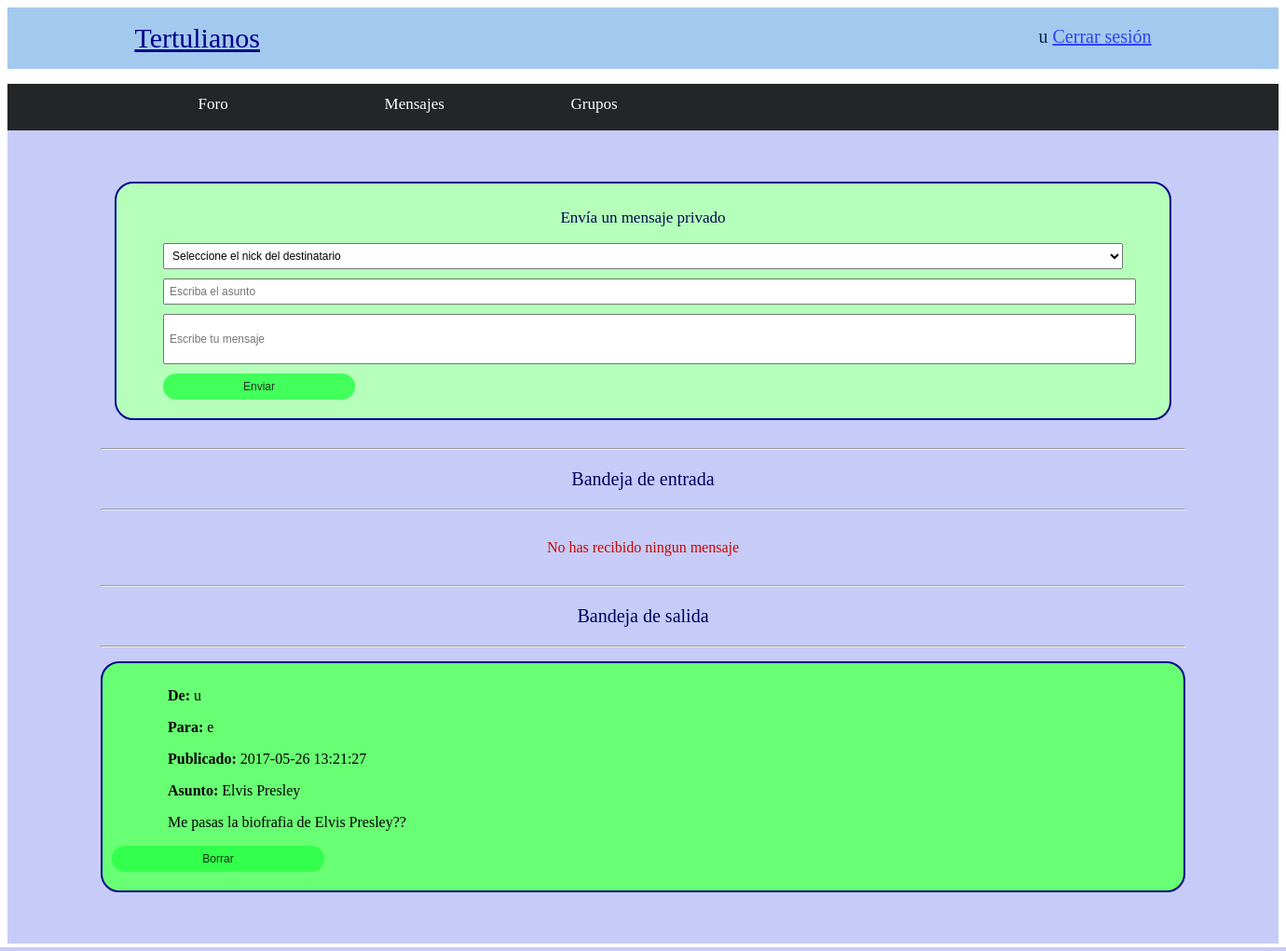
/bandeja.php (signed in), run on the app's committed database.
### tables this page shows
CREATE TABLE `bandeja` (
  `codigo` int(10) NOT NULL,
  `emisor` int(10) NOT NULL,
  `receptor` int(10) NOT NULL,
  `asunto` varchar(100) NOT NULL,
  `mensaje` text NOT NULL,
  `fecha` datetime NOT NULL
);

CREATE TABLE `usuario` (
  `id` int(10) NOT NULL,
  `nick` varchar(25) NOT NULL,
  `password` varchar(110) NOT NULL,
  `nombre` varchar(50) NOT NULL,
  `apellidos` varchar(100) NOT NULL,
  `email` varchar(50) NOT NULL,
  `edad` int(11) NOT NULL
);

### usuario.php (called while the page is built, shortened)
<?php
class Usuario
{
    public static function extraerId($nick) {
        include('conexion.php');
        $consulta = "SELECT id FROM usuario WHERE nick = '$nick' and nick <> 'admin'" ;
        mysqli_query($conexion,"SET NAMES 'utf8'");
        $resultado = $conexion->query($consulta)  or trigger_error("Query Failed! SQL: $consulta - Error: ".mysqli_error($conexion), E_USER_ERROR);
        $arrayId = $resultado->fetch_array(MYSQLI_BOTH);
        $id = $arrayId['id'];
        return $id;
  }
    public static function extraerNick($id) {
        include('conexion.php');
        $consulta = "SELECT nick FROM usuario WHERE id = '$id' and nick <> 'admin'";
        mysqli_query($conexion,"SET NAMES 'utf8'");
        $resultado = $conexion->query($consulta)  or trigger_error("Query Failed! SQL: $consulta - Error: ".mysqli_error($conexion), E_USER_ERROR);
        $arrayNick = $resultado->fetch_array(MYSQLI_BOTH);
        $nick = $arrayNick['nick'];
        return $nick;
  }
}
?>

### mensaje_privado.php (called while the page is built, shortened)
  <?php
  class MensajePrivado
  {
    public static function extraerMensajesRecibidos($idUsuario) {
          include ('conexion.php');
          $sql = "SELECT * FROM bandeja
                  WHERE receptor = '$idUsuario'
                  ORDER BY fecha DESC" ;
          mysqli_query($conexion,"SET NAMES 'utf8'");
          $resultado = $conexion->query($sql)  or trigger_error("Query Failed! SQL: $sql - Error: ".mysqli_error($conexion), E_USER_ERROR);
          $listaMensajes = array();
          $verificar = mysqli_query($conexion, $sql);
          for ($i=0; $i < mysqli_num_rows($verificar); $i++) {
              $listaMensajes[$i] = $resultado->fetch_array(MYSQLI_BOTH);
          }
          return $listaMensajes;
    }
    public static function extraerMensajesEnviados($idUsuario) {
          include ('conexion.php');
          $sql = "SELECT * FROM bandeja
                  WHERE emisor = '$idUsuario'
                  ORDER BY fecha DESC" ;
          mysqli_query($conexion,"SET NAMES 'utf8'");
          $resultado = $conexion->query($sql)  or trigger_error("Query Failed! SQL: $sql - Error: ".mysqli_error($conexion), E_USER_ERROR);
          $listaMensajes = array();
          $verificar = mysqli_query($conexion, $sql);
          for ($i=0; $i < mysqli_num_rows($verificar); $i++) {
              $listaMensajes[$i] = $resultado->fetch_array(MYSQLI_BOTH);
          }
          return $listaMensajes;
    }
}
?>

### bandeja.php (the view, shortened to what this page needs)
<!DOCTYPE html>
<html lang="es">
<head>
	<link rel="stylesheet" type="text/css" href="style.css">
</head>
<body>
	<?php
		include('cabecera.php');
		include('toolbar.php');
	?>
		<div class="contenedor_tablon">
			<div class="contenedor_enviarMensaje">
				<div class="enviarMensaje">
					<form action="enviarMensajePrivado.php " id="formularioBandeja" method="post" onsubmit="return validarFormBandeja(this);" enctype="multipart/form-data">
						<?php
							require_once 'usuario.php';
							$idUsuario = Usuario::extraerId($_SESSION["nombre"]);
						?>
						<p> Envía un mensaje privado </p>
						<select type="text" 	class="input_titulo" 			name="idReceptor" >
								<option value='' SELECTED>
									Seleccione el nick del destinatario
								</option>
						</select>
						<input type="text" 	class="input_titulo" placeholder="Escriba el asunto"	name="asunto" >
						<input type="text" 	class="input_cuerpo" placeholder="Escribe tu mensaje"	name="cuerpo" >
						<input type="submit" class="input_enviar" value="Enviar" onclick="enviarFormulario('formularioBandeja');" />
					</form>
				</div>
			</div>
			<div class="contenedor_lista_mensajes">
			<div class="titulo">
				<hr />
				<p> Bandeja de entrada </p>
				<hr />
			</div>
			<?php
				require_once 'usuario.php';
				require_once 'mensaje_privado.php';
				$idUsuario = Usuario::extraerId($_SESSION["nombre"]);
				$listaMensajesRecibidos = MensajePrivado::extraerMensajesRecibidos($idUsuario);
				if (sizeof($listaMensajesRecibidos) == 0) {
			?>
					<div class="notificacion">
						<p> No has recibido ningun mensaje </p>
					</div>
			<?php
				}
			?>
			</div>
			<div class="contenedor_lista_mensajes">
			<div class="titulo">
				<hr />
				<p> Bandeja de salida </p>
				<hr />
			</div>
			<?php
				require_once 'usuario.php';
				require_once 'mensaje_privado.php';
				$idUsuario = Usuario::extraerId($_SESSION["nombre"]);
				$listaMensajesEnviados = MensajePrivado::extraerMensajesEnviados($idUsuario);
			?>
			<?php
				for($i=0; $i<sizeof($listaMensajesEnviados); $i++) {
			?>
					<div class="contenedor_mensaje">
						<div class="mensaje">
							<div class="mensaje_titulo">
								<p>	<strong> De: </strong>
									<?php
										$nick = Usuario::extraerNick( $listaMensajesEnviados[$i]['emisor'] );
										echo $nick;
									?>
								</p>
								<p>	<strong> Para: </strong>
									<?php
										$nick = Usuario::extraerNick( $listaMensajesEnviados[$i]['receptor'] );
										echo $nick;
									?>
								</p>
								<p> <strong> Publicado: </strong>
								 	<?php
								 		echo $listaMensajesEnviados[$i]['fecha'];
								 	?>
								</p>
								<p>	<strong> Asunto: </strong>
									<?php
								 		echo $listaMensajesEnviados[$i]['asunto'];
								 	?>
								</p>
							</div>
							<div class="mensaje_cuerpo">
								<p>
									<?php
								 		echo $listaMensajesEnviados[$i]['mensaje'];
								 	?>
								</p>
							</div>
							<form action="borrarMensajePrivado.php " method="post">
								<input type="submit" class="input_enviar" value="Borrar" >
							</form>
						</div>
					</div>
			<?php
				}
			?>
			</div>
		</div>
</body>
</html>

### style.css (style rules this page uses)
.input_titulo { display: block; padding: 5px; margin: 10px 0; font-size: 12px; width: 100%; }
.input_cuerpo { display: block; padding: 5px; margin: 10px 0; font-size: 12px; width: 100%; height: auto; min-height: 40px; }
.input_enviar { display: block; padding: 7px; margin: 10px 0; font-size: 12px; width: 20%; border:0; color: black; opacity: 0.8; background-color: #26ff44; cursor: pointer; border-radius: 20px; }
.contenedor_tablon { display: block; padding-top: 40px; padding-right: 100px; padding-left: 100px; padding-bottom: 40px; background-color: #c6ccf7; }
.contenedor_enviarMensaje { padding: 15px; }
.enviarMensaje { background-color: #b5ffbb; border: 2px solid darkblue; border-radius: 20px; padding-right: 50px; padding-left: 50px; padding-top: 10px; padding-bottom: 10px; }
.enviarMensaje p { text-align: center; color: #03094b; font-size: 17px; }
.contenedor_mensaje { padding-bottom: 15px; }
.mensaje { padding: 10px; border-radius: 20px; background-color: #69ff74; border: 2px solid darkblue; }
.mensaje_titulo { width: 85%; height: auto; padding-left: 60px; }
.mensaje_cuerpo { width: 85%; height: auto; padding-left: 60px; }
.titulo { padding-top: 5px; padding-bottom: 5px; font-size: 20px; color: #000163; text-align: center; }
.titulo hr { color: #000163; }
.notificacion { font-size: 16px; color: #cd0404; text-align: center; }

### data on the page
bandeja: emisor.nick "u", receptor.nick "e", fecha "2017-05-26 13:21:27", asunto "Elvis Presley", mensaje "Me pasas la biofrafia de Elvis Presley??"

### other printed values
$_SESSION['nombre'] "u"
